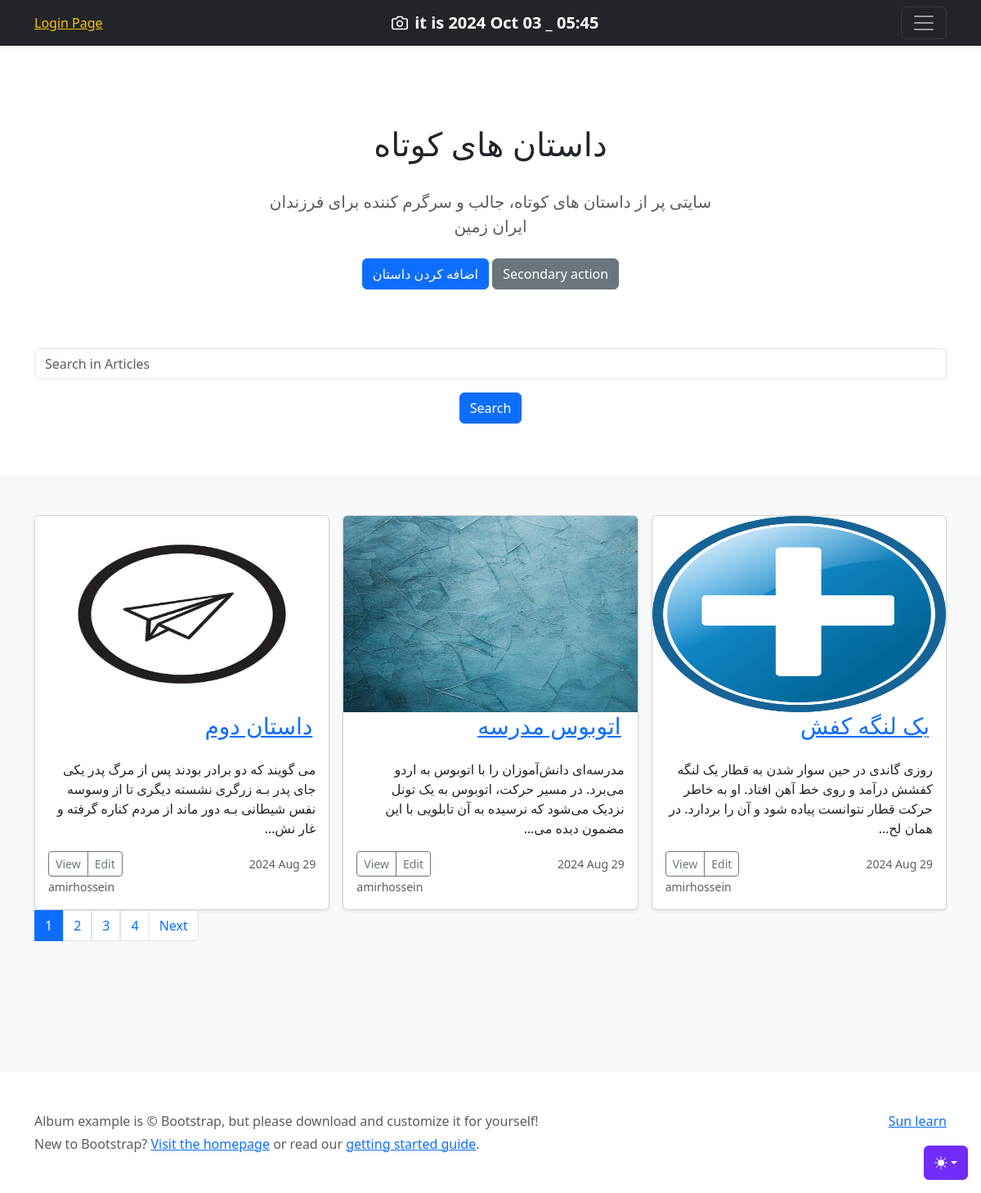
Before: /art_list/ with the older database file.
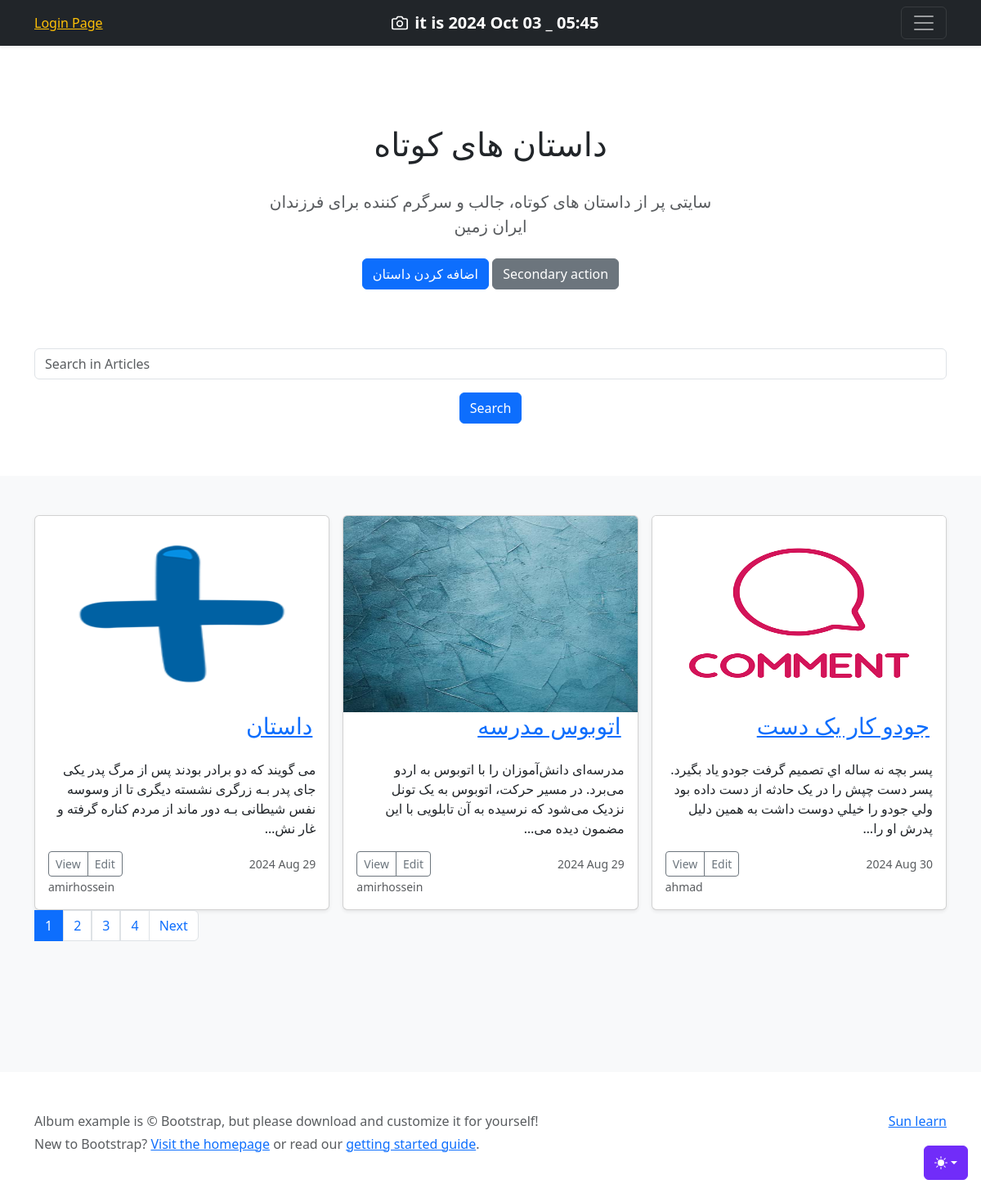
After: the same page with the newer database file.
### Home/models.py (models this page shows, shortened)
class Article(models.Model):
    title = models.CharField(max_length=100) # , null=True, blank=True
    text = models.TextField(help_text="Enter your article text.")
    pub_date = models.DateTimeField(auto_now_add=True)
    updated_date = models.DateTimeField(auto_now=True)
    is_show = models.BooleanField(default=True)
    image = models.ImageField(upload_to="Home/image_article/")
    auther = models.ForeignKey(User, on_delete=models.CASCADE) # این باعث میشه که فقط فردی از بین کاربران ثبت نام شده در این سایت رو بشه به عنوان نویسنده انتخاب کرد

### Home/views.py (the view)
# urls.py: path('art_list/', views.art_list, name='art_list'),
def art_list(request):
    articles = Article.objects.all().filter(is_show=True)
    search_line = request.GET.get('search')
    if search_line:
        articles = articles.filter(title__icontains=search_line)
    paginator = Paginator(articles, 3)
    page_number = request.GET.get('page') # شماره صفحه ای رو که کاربر درخواست کرده رو دریافت میکنه
    page_obj = paginator.get_page(page_number) # اطلاعات صفحه ی در خواست شده رو دریافت میکنه
    context = {
        'page_obj':page_obj
    }
    return render(request, 'Home/art_list.html', context)

### Home/templates/Home/art_list.html (shortened to what this page needs)
{% extends 'base/base.html' %}
{% block body %}
<main>
  <section class="py-5 text-center container">
    <div class="row py-lg-5">
      <div class="col-lg-6 col-md-8 mx-auto">
        <h1 class="fw-normal">داستان های کوتاه</h1>
        <br>
        <p class="lead text-body-secondary">سایتی پر از داستان های کوتاه، جالب و سرگرم کننده برای فرزندان ایران زمین</p>
        <p>
          <a href="{% url 'home:create_article' %}" class="btn btn-primary my-2">اضافه کردن داستان</a>
          <a href="#" class="btn btn-secondary my-2">Secondary action</a>
        </p>
      </div>
    </div>
    <form action="" method="get">
      <div class="form-group">
        <input type="text" class="form-control" name="search" placeholder="Search in Articles">
          <button type="submit" class="btn btn-primary my-3">Search</button>
      </div>
    </form>
  </section>
  <div class="album py-5 bg-body-tertiary">
    <div class="container">
      <div class="row row-cols-1 row-cols-sm-2 row-cols-md-3 g-3">
      {% for art in page_obj.object_list %}
        <div class="col">
          <div class="card shadow-sm">
            <a href="{% url 'home:detail' art.id %}"><img class="bd-placeholder-img card-img-top" src="{{ art.image.url }}" alt={{ art.title }} height=240px width=300px>
            <br><h3 class="align-right" dir="rtl" style="padding-right: 20px">{{art.title}}</h3>
            <div class="card-body"></a>
              <p class="card-text" dir="rtl" >{{art.text|truncatechars:140}}</p>
              <div class="d-flex justify-content-between align-items-center">
                <div class="btn-group">
                  <button type="button" class="btn btn-sm btn-outline-secondary">View</button>
                  <button type="button" class="btn btn-sm btn-outline-secondary">Edit</button>
                </div>
                <small class="text-body-secondary">{{art.pub_date|date:"Y M d"}}</small>
              </div>
              <small class="text-body-secondary">{{art.auther}}</small>
            </div>
          </div>
        </div>
      {% empty %}
          <p class="text-danger">Article not found</p>
      {% endfor %}
    <nav aria-label="...">
  <ul class="pagination">
    {% for page in page_obj.paginator.page_range %}
    <a class="page-link {% if page == page_obj.number %}active {% endif %}" href="?page={{ page }}">{{ page }}</a>
    {% endfor %}
      <li class="page-item">
      {% if page_obj.has_next %}
        <a class="page-link" href="?page={{ page_obj.next_page_number }}">Next</a>
      {% endif %}
      </li>
  </ul>
</nav>
{% endblock %}

### templates/base/base.html (shortened to what this page needs)
{% load static %}
<!doctype html>
<html lang="en" data-bs-theme="auto">
  <head><script src="{% static 'color-modes.js' %}"></script>
    <link href="https://cdn.jsdelivr.net/npm/bootstrap@5.3.3/dist/css/bootstrap.min.css" rel="stylesheet">
    <link rel="stylesheet" href="https://cdn.jsdelivr.net/npm/@docsearch/css@3">
<link href="{% static 'bootstrap.min.css' %}" rel="stylesheet">
  </head>
  <body>
    <div class="dropdown position-fixed bottom-0 end-0 mb-3 me-3 bd-mode-toggle">
      <button class="btn btn-bd-primary py-2 dropdown-toggle d-flex align-items-center"
              id="bd-theme"
              type="button"
              aria-expanded="false"
              data-bs-toggle="dropdown"
              aria-label="Toggle theme (auto)">
        <svg class="bi my-1 theme-icon-active" width="1em" height="1em"><use href="#circle-half"></use></svg>
      </button>
    </div>
    {% include 'base/header_ref.html' %}
{% block body %}
{% endblock %}
  <div class="album py-5 bg-body-tertiary">
    <div class="container">
      <div class="row row-cols-1 row-cols-sm-2 row-cols-md-3 g-3">
      </div>
    </div>
  </div>
</main>
{% include 'base/footer.html' with message="Sun learn" %}
    </body>
</html>

### templates/base/header_ref.html (shortened to what this page needs)
<header data-bs-theme="dark">
  <div class="navbar navbar-dark bg-dark shadow-sm">
    <div class="container">
      {% if request.user.is_authenticated %}
        <h4 class="text-warning">Hi {{ request.user }}</h4>
      {% else %}
        <a href="{% url 'account:user_log_in' %}" class="text-warning" > Login Page</a>
      {% endif %}
      <a href="#" class="navbar-brand d-flex align-items-center">
        <strong>it is   {% now  "Y M d  _  h:i"  %}</strong>
      </a>
      <button class="navbar-toggler" type="button" data-bs-toggle="collapse" data-bs-target="#navbarHeader" aria-controls="navbarHeader" aria-expanded="false" aria-label="Toggle navigation">
        <span class="navbar-toggler-icon"></span>
      </button>
    </div>
  </div>
</header>

### templates/base/footer.html
<footer class="text-body-secondary py-5">
  <div class="container">
    <p class="float-end mb-1">
      <a href="#">{{ message }}</a>
    </p>
    <p class="mb-1">Album example is &copy; Bootstrap, but please download and customize it for yourself!</p>
    <p class="mb-0">New to Bootstrap? <a href="/">Visit the homepage</a> or read our <a href="../getting-started/introduction/">getting started guide</a>.</p>
  </div>
</footer>

### templates/base/base_style.html (style rules this page uses)
.bd-placeholder-img { font-size: 1.125rem; text-anchor: middle; -webkit-user-select: none; -moz-user-select: none; user-select: none; }
.bi { vertical-align: -.125em; fill: currentColor; }
.btn-bd-primary { --bd-violet-bg: #712cf9; --bd-violet-rgb: 112.520718, 44.062154, 249.437846; --bs-btn-font-weight: 600; --bs-btn-color: var(--bs-white); --bs-btn-bg: var(--bd-violet-bg); --bs-btn-border-color: var(--bd-violet-bg); --bs-btn-hover-color: var(--bs-white); --bs-btn-hover-bg: #6528e0; --bs-btn-hover-border-color: #6528e0; --bs-btn-focus-shadow-rgb: var(--bd-violet-rgb); --bs-btn-active-color: var(--bs-btn-hover-color); --bs-btn-active-bg: #5a23c8; --bs-btn-active-border-color: #5a23c8; }
.bd-mode-toggle { z-index: 1500; }

Changed rows visible on the page:
removed Article: image (picture), title "یک لنگه کفش", text "روزی گاندی در حین سوار شدن به قطار یک لنگه کفشش درآمد و روی خط آهن افتاد. او به خاطر حرکت قطار نتوانست پیاده شود و آن را بردارد. در همان لح…", pub_date "2024 Aug 29", auther "amirhossein"
changed Article: image: a different picture; title "داستان دوم" → "داستان"
now on this page (row unchanged): Article: image (picture), title "جودو کار یک دست", text "پسر بچه نه ساله اي تصميم گرفت جودو ياد بگيرد. پسر دست چپش را در يک حادثه از دست داده بود ولي جودو را خيلي دوست داشت به همين دليل پدرش او را…", pub_date "2024 Aug 30", auther "ahmad"
